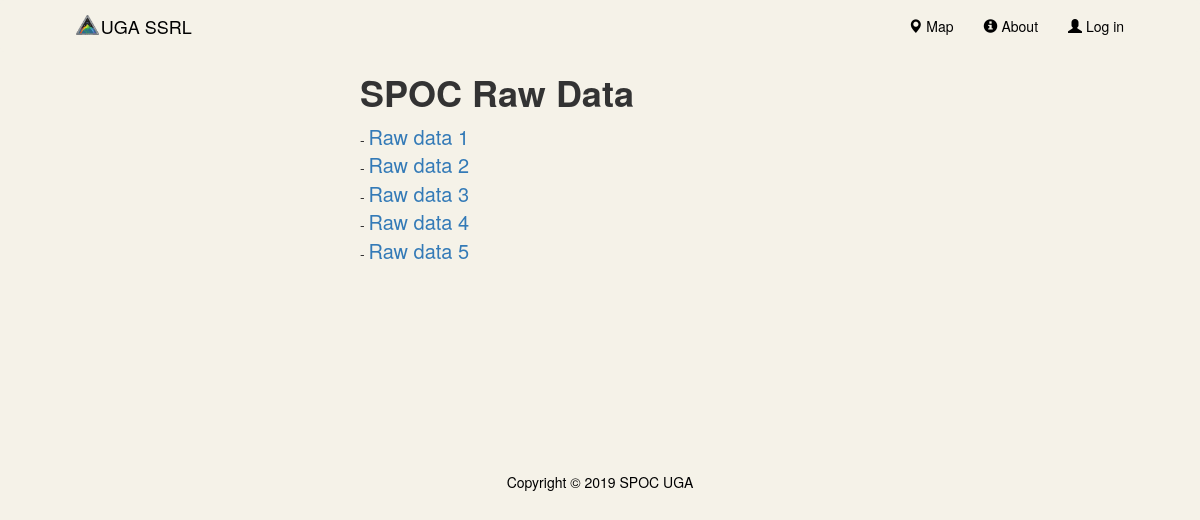
Screenshot of /php/RawData.php with the database file from the repository.
### tables this page shows
create table archive_links(
	id int auto_increment not null,
	link_text varchar(256) not null,
	link_link varchar(1028) not null,

	primary key(id)
);

### php/RawData.php (the view, shortened to what this page needs)
<div class = "DownloadPage">
    <h1><strong>SPOC Raw Data</strong></h1>
    <?php
        $DB_SERVER = 'localhost:3306';
        $DB_USERNAME = 'Test';
        $DB_PASSWORD = '200149907Dk!';
        $DB_DATABASE = 'termproject';
        $db = mysqli_connect($DB_SERVER,$DB_USERNAME,$DB_PASSWORD,$DB_DATABASE);
        $ArchiveDB = "SELECT * FROM archive_links";
        $_SESSION["archive"] = mysqli_query($db,$ArchiveDB);
        for ($i=0; $i < $_SESSION["archnum"]; $i++) {
            $link = mysqli_fetch_assoc($_SESSION["archive"]);
            echo "- ";
            echo "<a href=\"". $link["link_link"] . "\">" . $link["link_text"] . "</a>";
            echo "<br/>";
        }
    ?>
</div>

### css/custom.css (style rules this page uses)
html, body { background-color: #f5f2e8; height: 100%; }
#TopHeader { margin-right: 5%; margin-left: 5%; }
#TopHeader > div > a { color: black; }
#TopHeader > ul > li > a { color: black; }
#brand-pic { float: left; height: 20px; margin-top: 14px; margin-right: 2px; }
#Footer { bottom: 0; left: 0; width: 100%; height: 3%; color: black; text-align: center; }
#map-nav { background-color: #f5f2e8; margin-bottom: 0; }
.DownloadPage { position: relative; margin: auto; width: 40%; height: 50%; }
.DownloadPage > a { font-size: 15pt; }

### rows the page displays
archive_links: link_text "Raw data 1"
archive_links: link_text "Raw data 2"
archive_links: link_text "Raw data 3"
archive_links: link_text "Raw data 4"
archive_links: link_text "Raw data 5"
